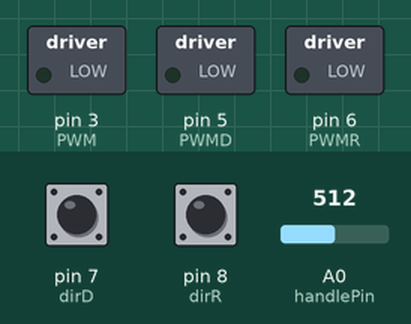
Recording of a sketch running on a simulated Arduino Uno, built with avr-gcc and run on an emulated ATmega328P. Shown: switched loads named in the sketch (green lamp = pin HIGH). Inputs (shaded band) come from the test bench; at power-on: pin 7 (dirD) HIGH, pin 8 (dirR) HIGH, A0 (handlePin) = 512.

Above: at 1.2 s.
1.3 s: pin 7 (dirD) pulled LOW for 1 s
At 1.46 s:
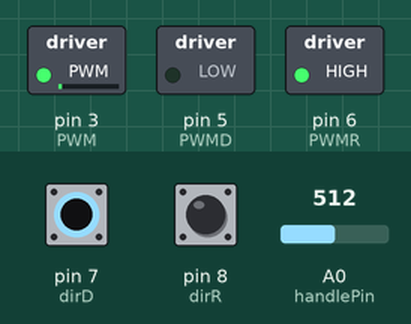
4.3 s: pin 8 (dirR) pulled LOW for 3.2 s
At 7.0 s:
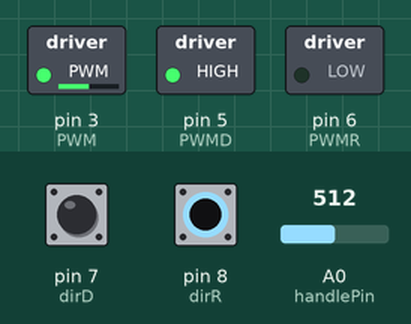
9.0 s: pin 7 (dirD) pulled LOW for 3.2 s
At 11.6 s:
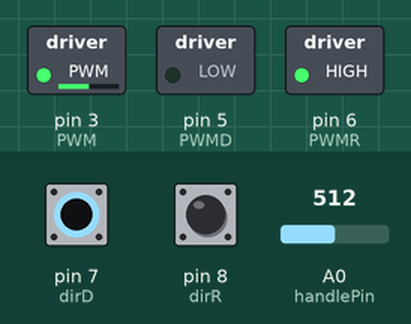
13.7 s: pin 8 (dirR) pulled LOW for 1 s
At 14.47 s:
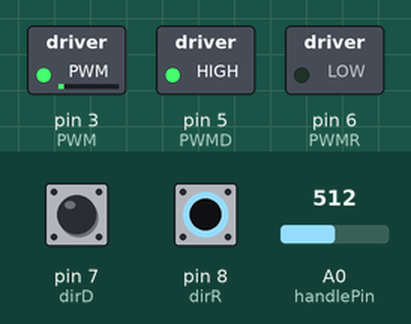
Timing chart, 0 to 16.8 s (numbered marks = the images above; inputs shaded):
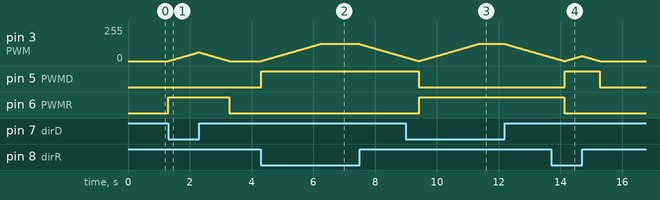

The sketch:

trainControllerReborn.ino
```cpp
// 引脚定义
const int handlePin = A0;// 模拟输入引脚，连接电位器（调速旋钮）
const int PWM  = 3;      // PWM 引脚，连接至 L298N 模块用于速度控制
const int PWMD = 5;      // 方向控制引脚 D，连接至 L298N
const int PWMR = 6;      // 方向控制引脚 R，连接至 L298N
const int dirD = 7;      // 方向开关的输入引脚 D
const int dirR = 8;      // 方向开关的输入引脚 R

// 控制变量
int sensorValue = 0;     // 电位器读取值（用于计算目标速度）
int currentSpeed = 0;    // 当前速度（带正负，表示方向）
int targetSpeed = 0;     // 目标速度（带正负，表示方向）
int direction = 0;       // 当前方向：1（正向），-1（反向），0（停止）

unsigned long previousSpeedUpdate = 0;  // 上一次速度更新时间
const unsigned long speedInterval = 15; // 每隔15ms更新一次速度

// 设置引脚模式
void setup() {
  pinMode(PWMD , OUTPUT);
  pinMode(PWMR , OUTPUT);
  pinMode(dirD , INPUT_PULLUP);
  pinMode(dirR , INPUT_PULLUP);
}

void loop() {
  unsigned long currentMillis = millis();
  sensorValue = analogRead(handlePin) / 4;
  direction = readDirection();
  targetSpeed = sensorValue * direction;

  // 非阻塞式速度控制
  if (currentMillis - previousSpeedUpdate >= speedInterval) {
    previousSpeedUpdate = currentMillis;
    updateSpeed();
  }
  setMotorDirection();
  applyPWM();
}

// 读取方向
int readDirection() {
  if (digitalRead(dirD) == HIGH && digitalRead(dirR) == LOW) {
    return 1;
  } else if (digitalRead(dirD) == LOW && digitalRead(dirR) == HIGH) {
    return -1;
  } else {
    return 0;
  }
}

// 更新当前速度
void updateSpeed() {
  if (targetSpeed < currentSpeed) {
    currentSpeed--;
  } else if (targetSpeed > currentSpeed) {
    currentSpeed++;
  }
}

// 设置方向引脚
void setMotorDirection() {
  if (currentSpeed > 0) {
    digitalWrite(PWMD , HIGH);
    digitalWrite(PWMR , LOW);
  } else if (currentSpeed < 0) {
    digitalWrite(PWMR , HIGH);
    digitalWrite(PWMD , LOW);
  } else {
    digitalWrite(PWMD , LOW);
    digitalWrite(PWMR , LOW);
  }
}

// 设置 PWM
void applyPWM() {
  analogWrite(PWM, constrain(abs(currentSpeed), 0, 255));
}
```

Measured:
- after the input at 1.3 s, pin 3 (PWM): rises from 0/255 to 66/255 in 0.98 s, then falls to 0/255 in 0.99 s; pin 6 (PWMR): LOW → HIGH at once, → LOW 2.0 s later
- after the input at 4.3 s, pin 3 (PWM): rises from 0/255 to 128/255 in 1.9 s, then falls to 28/255 in 2.8 s; pin 5 (PWMD): LOW → HIGH at once
- after the input at 9.0 s, pin 6 (PWMR): LOW → HIGH after 0.43 s
- after the input at 13.7 s, pin 5 (PWMD): LOW → HIGH after 0.44 s, → LOW 1.1 s later
